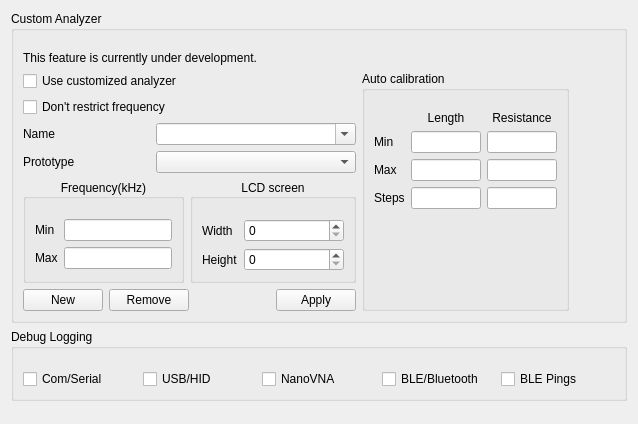
     <widget class="QWidget" name="Custom">
      <attribute name="title">
       <string>Developer</string>
      </attribute>
      <layout class="QVBoxLayout" name="verticalLayout_developerTab">
       <item>
        <widget class="QGroupBox" name="groupBoxCustomAnalyzer">
         <property name="title">
          <string>Custom Analyzer</string>
         </property>
         <layout class="QFormLayout" name="formLayout_10">
          <property name="topMargin">
           <number>20</number>
          </property>
          <item row="0" column="0">
           <widget class="QLabel" name="customizeUnderDevelopmentLabel">
            <property name="text">
             <string>This feature is currently under development.</string>
            </property>
            <property name="wordWrap">
             <bool>false</bool>
            </property>
           </widget>
          </item>
          <item row="1" column="0">
           <layout class="QHBoxLayout" name="horizontalLayout_34">
            <item>
             <layout class="QVBoxLayout" name="verticalLayout_12">
              <item>
               <layout class="QVBoxLayout" name="verticalLayout_11">
                <item>
                 <widget class="QCheckBox" name="customizeCheckBox">
                  <property name="text">
                   <string>Use customized analyzer</string>
                  </property>
                 </widget>
                </item>
                <item>
                 <widget class="QCheckBox" name="fqRestrictCheckBox">
                  <property name="text">
                   <string>Don't restrict frequency</string>
                  </property>
                 </widget>
                </item>
                <item>
                 <layout class="QHBoxLayout" name="horizontalLayout_31">
                  <item>
                   <widget class="QLabel" name="label_18">
                    <property name="text">
                     <string>Name</string>
                    </property>
                   </widget>
                  </item>
                  <item>
                   <widget class="QComboBox" name="comboBoxName">
                    <property name="minimumSize">
                     <size>
                      <width>200</width>
                      <height>0</height>
                     </size>
                    </property>
                    <property name="editable">
                     <bool>true</bool>
                    </property>
                   </widget>
                  </item>
                 </layout>
                </item>
                <item>
                 <layout class="QHBoxLayout" name="horizontalLayout_32">
                  <item>
                   <widget class="QLabel" name="label_19">
                    <property name="text">
                     <string>Prototype</string>
                    </property>
                   </widget>
                  </item>
                  <item>
                   <widget class="QComboBox" name="comboBoxPrototype">
                    <property name="minimumSize">
                     <size>
                      <width>200</width>
                      <height>0</height>
                     </size>
                    </property>
                   </widget>
                  </item>
                 </layout>
                </item>
                <item>
                 <layout class="QHBoxLayout" name="horizontalLayout_27">
                  <item>
                   <widget class="QGroupBox" name="groupBox_13">
                    <property name="title">
                     <string>Frequency(kHz)</string>
                    </property>
                    <property name="alignment">
                     <set>Qt::AlignmentFlag::AlignCenter</set>
                    </property>
                    <layout class="QFormLayout" name="formLayout_2">
                     <property name="topMargin">
                      <number>20</number>
                     </property>
                     <item row="0" column="0">
                      <widget class="QLabel" name="label_20">
                       <property name="text">
                        <string>Min</string>
                       </property>
                      </widget>
                     </item>
                     <item row="1" column="0">
                      <widget class="QLabel" name="label_21">
                       <property name="text">
                        <string>Max</string>
                       </property>
                      </widget>
                     </item>
                     <item row="0" column="1">
                      <widget class="QLineEdit" name="lineEditMin"/>
                     </item>
                     <item row="1" column="1">
                      <widget class="QLineEdit" name="lineEditMax"/>
                     </item>
                    </layout>
                   </widget>
                  </item>
                  <item>
                   <widget class="QGroupBox" name="groupBox_14">
                    <property name="title">
                     <string>LCD screen</string>
                    </property>
                    <property name="alignment">
                     <set>Qt::AlignmentFlag::AlignCenter</set>
                    </property>
                    <layout class="QFormLayout" name="formLayout_4">
                     <property name="topMargin">
                      <number>20</number>
                     </property>
                     <item row="0" column="0">
                      <widget class="QLabel" name="label_22">
                       <property name="text">
                        <string>Width</string>
                       </property>
                      </widget>
                     </item>
                     <item row="0" column="1">
                      <widget class="QSpinBox" name="spinBoxWidth">
                       <property name="minimumSize">
                        <size>
                         <width>100</width>
                         <height>0</height>
                        </size>
                       </property>
                       <property name="maximum">
                        <number>10000</number>
                       </property>
                      </widget>
                     </item>
                     <item row="1" column="0">
                      <widget class="QLabel" name="label_23">
                       <property name="text">
                        <string>Height</string>
                       </property>
                      </widget>
                     </item>
                     <item row="1" column="1">
                      <widget class="QSpinBox" name="spinBoxHeight">
                       <property name="minimumSize">
                        <size>
                         <width>100</width>
                         <height>0</height>
                        </size>
                       </property>
                       <property name="maximum">
                        <number>10000</number>
                       </property>
                      </widget>
                     </item>
                    </layout>
                   </widget>
                  </item>
                 </layout>
                </item>
               </layout>
              </item>
              <item>
               <layout class="QHBoxLayout" name="horizontalLayout_33">
                <item>
                 <widget class="QPushButton" name="btnAdd">
                  <property name="text">
                   <string>New</string>
                  </property>
                 </widget>
                </item>
                <item>
                 <widget class="QPushButton" name="btnRemove">
                  <property name="text">
                   <string>Remove</string>
                  </property>
                 </widget>
                </item>
                <item>
                 <spacer name="horizontalSpacer_5">
                  <property name="orientation">
                   <enum>Qt::Orientation::Horizontal</enum>
                  </property>
                  <property name="sizeHint" stdset="0">
                   <size>
                    <width>40</width>
                    <height>20</height>
                   </size>
                  </property>
                 </spacer>
                </item>
                <item>
                 <widget class="QPushButton" name="btnAply">
                  <property name="text">
                   <string>Apply</string>
                  </property>
                 </widget>
                </item>
               </layout>
              </item>
             </layout>
            </item>
            <item>
             <widget class="QGroupBox" name="groupBox">
              <property name="title">
               <string>Auto calibration</string>
              </property>
              <layout class="QGridLayout" name="gridLayout">
               <property name="topMargin">
                <number>20</number>
               </property>
               <item row="0" column="1">
                <widget class="QLabel" name="label_28">
                 <property name="text">
                  <string>Length</string>
                 </property>
                 <property name="alignment">
                  <set>Qt::AlignmentFlag::AlignCenter</set>
                 </property>
                </widget>
               </item>
               <item row="0" column="2">
                <widget class="QLabel" name="label_32">
                 <property name="text">
                  <string>Resistance</string>
                 </property>
                 <property name="alignment">
                  <set>Qt::AlignmentFlag::AlignCenter</set>
                 </property>
                </widget>
               </item>
               <item row="1" column="0">
                <widget class="QLabel" name="label_25">
                 <property name="text">
                  <string>Min</string>
                 </property>
                </widget>
               </item>
               <item row="1" column="1">
                <widget class="QLineEdit" name="lineEditMinLength">
                 <property name="maximumSize">
                  <size>
                   <width>70</width>
                   <height>16777215</height>
                  </size>
                 </property>
                </widget>
               </item>
               <item row="1" column="2">
                <widget class="QLineEdit" name="lineEditMinR">
                 <property name="maximumSize">
                  <size>
                   <width>70</width>
                   <height>16777215</height>
                  </size>
                 </property>
                </widget>
               </item>
               <item row="2" column="0">
                <widget class="QLabel" name="label_26">
                 <property name="text">
                  <string>Max</string>
                 </property>
                </widget>
               </item>
               <item row="2" column="1">
                <widget class="QLineEdit" name="lineEditMaxLength">
                 <property name="maximumSize">
                  <size>
                   <width>70</width>
                   <height>16777215</height>
                  </size>
                 </property>
                </widget>
               </item>
               <item row="2" column="2">
                <widget class="QLineEdit" name="lineEditMaxR">
                 <property name="maximumSize">
                  <size>
                   <width>70</width>
                   <height>16777215</height>
                  </size>
                 </property>
                </widget>
               </item>
               <item row="3" column="0">
                <widget class="QLabel" name="label_27">
                 <property name="text">
                  <string>Steps</string>
                 </property>
                </widget>
               </item>
               <item row="3" column="1">
                <widget class="QLineEdit" name="lineEditStepLength">
                 <property name="maximumSize">
                  <size>
                   <width>70</width>
                   <height>16777215</height>
                  </size>
                 </property>
                </widget>
               </item>
               <item row="3" column="2">
                <widget class="QLineEdit" name="lineEditStepR">
                 <property name="maximumSize">
                  <size>
                   <width>70</width>
                   <height>16777215</height>
                  </size>
                 </property>
                </widget>
               </item>
               <item row="4" column="0" colspan="3">
                <spacer name="verticalSpacer_autoCalibration">
                 <property name="orientation">
                  <enum>Qt::Orientation::Vertical</enum>
                 </property>
                 <property name="sizeHint" stdset="0">
                  <size>
                   <width>20</width>
                   <height>0</height>
                  </size>
                 </property>
                </spacer>
               </item>
              </layout>
             </widget>
            </item>
           </layout>
          </item>
          <item row="1" column="1">
           <spacer name="horizontalSpacer_7">
            <property name="orientation">
             <enum>Qt::Orientation::Horizontal</enum>
            </property>
            <property name="sizeHint" stdset="0">
             <size>
              <width>40</width>
              <height>20</height>
             </size>
            </property>
           </spacer>
          </item>
         </layout>
        </widget>
       </item>
       <item>
        <widget class="QGroupBox" name="groupBoxDebugLogging">
         <property name="title">
          <string>Debug Logging</string>
         </property>
         <layout class="QHBoxLayout" name="horizontalLayout_debugLogging">
          <property name="topMargin">
           <number>20</number>
          </property>
          <item>
           <widget class="QCheckBox" name="debugLogSerialCheckBox">
            <property name="sizePolicy">
             <sizepolicy hsizetype="Expanding" vsizetype="Fixed">
              <horstretch>1</horstretch>
              <verstretch>0</verstretch>
             </sizepolicy>
            </property>
            <property name="text">
             <string>Com/Serial</string>
            </property>
           </widget>
          </item>
          <item>
           <widget class="QCheckBox" name="debugLogUsbHidCheckBox">
            <property name="sizePolicy">
             <sizepolicy hsizetype="Expanding" vsizetype="Fixed">
              <horstretch>1</horstretch>
              <verstretch>0</verstretch>
             </sizepolicy>
            </property>
            <property name="text">
             <string>USB/HID</string>
            </property>
           </widget>
          </item>
          <item>
           <widget class="QCheckBox" name="debugLogNanovnaCheckBox">
            <property name="sizePolicy">
             <sizepolicy hsizetype="Expanding" vsizetype="Fixed">
              <horstretch>1</horstretch>
              <verstretch>0</verstretch>
             </sizepolicy>
            </property>
            <property name="text">
             <string>NanoVNA</string>
            </property>
           </widget>
          </item>
          <item>
           <widget class="QCheckBox" name="debugLogBleCheckBox">
            <property name="sizePolicy">
             <sizepolicy hsizetype="Expanding" vsizetype="Fixed">
              <horstretch>1</horstretch>
              <verstretch>0</verstretch>
             </sizepolicy>
            </property>
            <property name="text">
             <string>BLE/Bluetooth</string>
            </property>
           </widget>
          </item>
          <item>
           <widget class="QCheckBox" name="debugLogBleShowPingsCheckBox">
            <property name="sizePolicy">
             <sizepolicy hsizetype="Expanding" vsizetype="Fixed">
              <horstretch>1</horstretch>
              <verstretch>0</verstretch>
             </sizepolicy>
            </property>
            <property name="text">
             <string>BLE Pings</string>
            </property>
           </widget>
          </item>
         </layout>
        </widget>
       </item>
       <item>
        <spacer name="verticalSpacer_customAnalyzer">
         <property name="orientation">
          <enum>Qt::Orientation::Vertical</enum>
         </property>
         <property name="sizeHint" stdset="0">
          <size>
           <width>20</width>
           <height>12</height>
          </size>
         </property>
        </spacer>
       </item>
      </layout>
     </widget>
